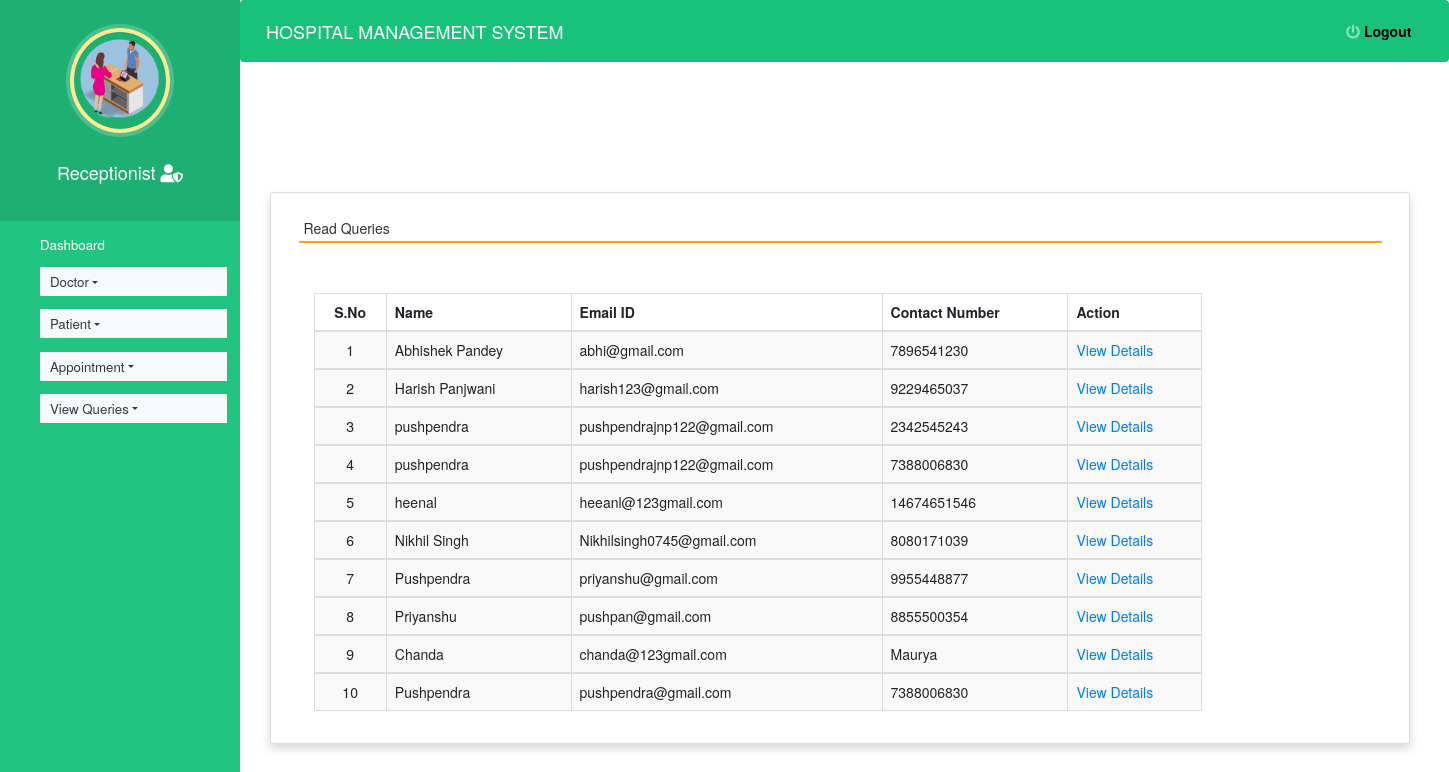
The page /read_queries/ (signed in) on the database its author committed.
### hospitals/models.py (models this page shows, shortened)
class Contact(models.Model):
    name = models.CharField(max_length=100, null=True)
    contact = models.CharField(max_length=15, null=True)
    email = models.CharField(max_length=50, null=True)
    subject = models.CharField(max_length=100, null=True)
    message = models.CharField(max_length=300, null=True)
    msgdate = models.DateField(null=True)
    isread = models.CharField(max_length=10,null=True)

### hospitals/views.py (the view)
# urls.py: path('read_queries/', read_queries, name='read_queries'),
def read_queries(request):
    if not request.user.is_authenticated:
        return redirect('login')
    contact = Contact.objects.filter(isread="yes")
    return render(request,'read_queries.html', locals())

### hospitals/templates/read_queries.html (shortened to what this page needs)
{% extends 'admin_nav.html' %}
{% load static %}
{% block content %}
<head>
 <link rel="stylesheet" href="https://maxcdn.bootstrapcdn.com/bootstrap/3.4.1/css/bootstrap.min.css">
  <link rel="stylesheet" href="https://cdnjs.cloudflare.com/ajax/libs/font-awesome/4.7.0/css/font-awesome.min.css">
  <link rel="stylesheet" href="https://use.fontawesome.com/releases/v5.6.3/css/all.css">
</head>
<br><br><br><br>
<div class="container card shadow m-5">
    <div class="card-body">
        <h5 class="p-2" style="border-bottom: 2px solid orange">Read Queries</h5>
		<div class="container mt-5">
            <table id="example" class="table table-striped table-bordered" style="width:80%">
			<thead>
                                    <tr>
                                        <th class="text-center">S.No</th>
                                        <th class="d-none d-sm-table-cell">Name</th>
                                        <th class="d-none d-sm-table-cell">Email ID</th>
                                        <th class="d-none d-sm-table-cell">Contact Number</th>
                                        <th class="d-none d-sm-table-cell" style="width: 15%;">Action</th>
                                    </tr>
                                </thead>
                                {% for i in contact %}
                                <tbody>
                                    <tr>
                                        <td class="text-center">{{forloop.counter}}</td>
                                        <td class="font-w600">{{i.name}}</td>
                                        <td class="font-w600">{{i.email}}</td>
                                        <td class="font-w600">{{i.contact}}</td>
                                        <td class="font-w600"><a href="{% url 'view_queries' i.id %}" class="text-primary">View Details</a></td>
                                    </tr>
                                        {% endfor %}
                                </tbody>
            </table>
        </div>
    </div>
</div>
{% endblock content %}

### hospitals/static/style.css (style rules this page uses)
body { padding-left: 240px; }

### rows shown on the page
Contact: name "Abhishek Pandey", email "abhi@gmail.com", contact "7896541230"
Contact: name "Harish Panjwani", email "harish123@gmail.com", contact "9229465037"
Contact: name "pushpendra", email "pushpendrajnp122@gmail.com", contact "2342545243"
Contact: name "pushpendra", email "pushpendrajnp122@gmail.com", contact "7388006830"
Contact: name "heenal", email "heeanl@123gmail.com", contact "14674651546"
Contact: name "Nikhil Singh", email "Nikhilsingh0745@gmail.com", contact "8080171039"
Contact: name "Pushpendra", email "priyanshu@gmail.com", contact "9955448877"
Contact: name "Priyanshu", email "pushpan@gmail.com", contact "8855500354"
Contact: name "Chanda", email "chanda@123gmail.com", contact "Maurya"
Contact: name "Pushpendra", email "pushpendra@gmail.com", contact "7388006830"
